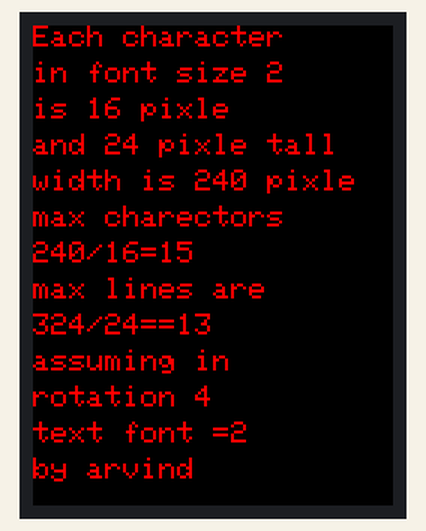
Bench run of a sketch on a simulated Arduino Uno, built with avr-gcc and run on an emulated ATmega328P. On the bench: 240×320 colour display.

Above: at 0.3 s.

Measured:
- what the display in image 0 shows lasts 30.0 s, from 0.2 s to 30.2 s

The sketch:

maxlin_tft_explanation.ino
```cpp
/********************************************************

The maximum number of lines that can be displayed on a TFT ILI9341 display in set rotation mode 4 and font size 2
depends on the resolution of the display. Assuming a display resolution of 240 x 320 pixels, we can calculate the maximum number of lines as follows:

Each character in font size 2 is 16 pixels wide and 24 pixels tall
The display width is 240 pixels, so the maximum number of characters per
 line is 240 / 16 = 15
The display height is 320 pixels, so the maximum number of lines
is 320 / 24 = 13.33, which rounds down to 13
Therefore, the maximum number of lines that can be displayed on
a TFT ILI9341 display in set rotation mode 4 and font size 2 is 13.

Here's an example code in C++ for Arduino that demonstrates
 how to display multiple lines of text on the TFT display:


by arvind patil11 march 2023


*********************************************************************/

#include <Adafruit_GFX.h>    // include the graphics library
#include <Adafruit_ILI9341.h> // include the ILI9341 TFT library

// Define the pins used by the display
#define TFT_CS 10
#define TFT_DC 9
#define TFT_MOSI 11
#define TFT_CLK 13
#define TFT_RST 8
#define TFT_MISO 12

// Create an instance of the ILI9341 TFT display object
Adafruit_ILI9341 tft = Adafruit_ILI9341(TFT_CS, TFT_DC, TFT_MOSI, TFT_CLK, TFT_RST, TFT_MISO);

void setup() {
  // Initialize the TFT display
  tft.begin();
  tft.setRotation(4); // Set the display rotation to 4

  // Set the font size to 2
  tft.setTextSize(2);
}

void loop() {
  // Clear the screen
  tft.fillScreen(ILI9341_BLACK);

  // Display multiple lines of text
  tft.setTextColor(ILI9341_RED);
  tft.setCursor(0, 0);
  tft.println("Each character");
  tft.setCursor(0, 24);
  tft.println("in font size 2");
  tft.setCursor(0, 48);
  tft.println("is 16 pixle");
  tft.setCursor(0, 72);
  tft.println("and 24 pixle tall");
  tft.setCursor(0, 96);
  tft.println("width is 240 pixle");
  tft.setCursor(0, 120);
  tft.println("max charectors");
  tft.setCursor(0, 144);
  tft.println("240/16=15");
  tft.setCursor(0, 168);
  tft.println("max lines are");
  tft.setCursor(0, 192);
  tft.println("324/24==13");
  tft.setCursor(0, 216);
  tft.println("assuming in");
  tft.setCursor(0, 240);
  tft.println("rotation 4");
  tft.setCursor(0, 264);
  tft.println("text font =2");
  tft.setCursor(0, 288);
  tft.println("by arvind");

  delay(30000); // Wait for 5 seconds
}
```
